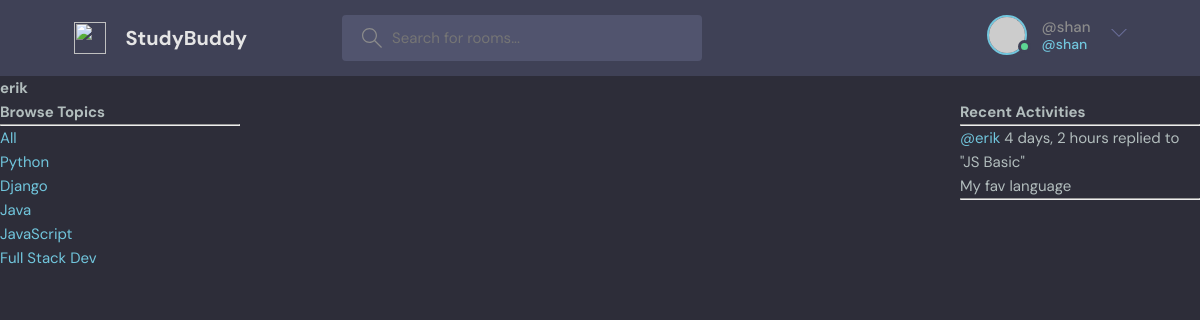
Screenshot of /profile/4/ (signed in) with the database file from the repository.
### base/models.py (models this page shows, shortened)
class Topic(models.Model):
    name = models.CharField(max_length=200)

class Message(models.Model):
    user = models.ForeignKey(User, on_delete=models.CASCADE)
    room = models.ForeignKey(Room, on_delete=models.CASCADE)
    body = models.TextField()
    updated = models.DateTimeField(auto_now=True)
    created = models.DateTimeField(auto_now_add=True)
    class Meta:
        ordering = ['-updated','-created']

class Room(models.Model):
    host = models.ForeignKey(User, on_delete=models.SET_NULL, null=True)
    topic = models.ForeignKey(Topic, on_delete=models.SET_NULL, null=True)
    name = models.CharField(max_length=200)
    description = models.TextField(null=True, blank=True)
    participants = models.ManyToManyField(User, related_name='participants', blank=True)
    updated = models.DateTimeField(auto_now=True)
    created = models.DateTimeField(auto_now_add=True)
    class Meta:
        ordering = ['-updated','-created']

### base/views.py (the view)
# urls.py: path('profile/<str:pk>/', views.userProfile, name="user-profile"),
def userProfile(request, pk):
    user = User.objects.get(id=pk)
    rooms = user.room_set.all()
    room_messages = user.message_set.all()
    topics = Topic.objects.all()
    context = {'user':user, 'rooms':rooms, 'room_messages':room_messages, 'topics':topics}
    return render(request, 'base/profile.html', context)

### base/templates/base/profile.html (shortened to what this page needs)
{% extends 'main.html' %}
{% block content %}
<h1> {{ user.username }} </h1>
<div class="profile-container">
    <div>
        <div>
            {% include 'base/topics_component.html' %}
        </div>
        <div>
        </div>
        <div>
            {% include 'base/activity_component.html' %}
        </div>
    </div>
{% endblock content %}

### templates/navbar.html (shortened to what this page needs)
<header class="header header--loggedIn">
    <div class="container">
      <a href="{% url 'home' %}" class="header__logo">
        <img src="assets/logo.svg" />
        <h1>StudyBuddy</h1>
      </a>
      <form class="header__search" method="GET" action="{% url 'home' %}">
        <label>
          <input name="q" placeholder="Search for rooms..." />
        </label>
      </form>
      <nav class="header__menu">
        {% if request.user.is_authenticated %}
        <div class="header__user">
          <a href="profile.html">
            <div class="avatar avatar--medium active">
              <img src="https://randomuser.me/api/portraits/men/37.jpg" />
            </div>
            <p> @{{request.user.username}} <span>@{{request.user.username}}</span></p>
          </a>
          <button class="dropdown-button">
            <svg version="1.1" xmlns="http://www.w3.org/2000/svg" width="32" height="32" viewBox="0 0 32 32">
              <title>chevron-down</title>
              <path d="M16 21l-13-13h-3l16 16 16-16h-3l-13 13z"></path>
            </svg>
          </button>
        </div>
        {% else %}
        <a href="{% url 'login' %}">
          <img src="./assets/avatar.svg" />
          <p>Login</p>
        </a>
            {% endif %}
      </nav>
    </div>
</header>

### base/templates/base/topics_component.html
<h3> Browse Topics </h3>
<hr>
<div>
    <a href="{% url 'home' %}">All</a>
</div>
    {% for topic in topics %}
        <div>
            <a href="{% url 'home' %}?q={{topic.name}}">{{topic.name}}</a>
        </div>
    {% endfor %}
</div>

### base/templates/base/activity_component.html (shortened to what this page needs)
<h3> Recent Activities </h3>
<hr>
{% for message in room_messages %}
    <div>
        <small> <a href="{% url 'user-profile' message.user.id %}"> @{{message.user}} </a> {{message.created|timesince}} </small>
        <small> replied to "{{message.room.name}}" </small>
        <p> {{message.body}} </p>
        <hr>
    </div>
{% endfor %}

### static/styles/style.css (style rules this page uses)
:root { --color-main: #71c6dd; --color-main-light: #e1f6fb; --color-dark: #3f4156; --color-dark-medium: #51546e; --color-dark-light: #696d97; --color-light: #e5e5e5; --color-gray: #8b8b8b; --color-light-gray: #b2bdbd; --color-bg: #2d2d39; --color-success: #5dd693; --color-error: #fc4b0b; }
* { font-family: "DM Sans", -apple-system, BlinkMacSystemFont, "Segoe UI", Roboto, Oxygen, Ubuntu, Cantarell, "Open Sans", "Helvetica Neue", sans-serif; margin: 0; padding: 0; box-sizing: border-box; text-rendering: optimizeLegibility; font-size: inherit; }
html { font-size: 56.25%; }
@media only screen and (min-width: 1200px) { html { font-size: 62.5%; } }
body { line-height: 1.6; font-weight: 400; font-size: 1.5rem; color: var(--color-light-gray); background-color: var(--color-bg); min-height: 100vh; }
img { width: 100%; }
a { display: inline-block; color: var(--color-main); text-decoration: none; }
.container { max-width: 120rem; width: 90%; margin: auto; }
.avatar { position: relative; display: inline-block; border-radius: 50%; border: 2px solid var(--color-main); }
.avatar img { display: block; border-radius: 50%; object-fit: cover; object-position: center; }
.avatar::after { content: ""; display: block; position: absolute; background-color: var(--color-gray); z-index: 111; border-radius: 50%; border: 0.3rem solid var(--color-dark); }
.avatar.active::after { background-color: var(--color-success); }
.avatar.avatar--medium img { width: 3.6rem; height: 3.6rem; border-radius: 50%; }
.avatar.avatar--medium:after { width: 0.7rem; height: 0.7rem; bottom: 0px; right: -6px; }
.header { padding: 1.5rem; background-color: var(--color-dark); }
.header > .container { display: flex; gap: 9.5rem; }
.header__logo, .header__user { display: flex; gap: 2rem; align-items: center; }
.header__logo > img { height: 3.2rem; width: 3.2rem; }
.header__logo > h1 { font-weight: 700; font-size: 2rem; color: var(--color-light); }
.header__search > label { background-color: var(--color-dark-medium); padding: 1.3rem 1rem; display: flex; align-items: center; gap: 1rem; border-radius: 4px; }
.header__search svg { fill: var(--color-gray); width: 2rem; height: 2rem; margin-left: 1rem; }
.header__search input { width: 30rem; background: transparent; border: none; outline: none; color: var(--color-light); }
.header__menu { margin-left: auto; position: relative; }
.header__menu a { display: flex; gap: 1.5rem; align-items: center; font-weight: 500; text-decoration: none; color: var(--color-gray); }
.header__menu img { height: 3.6rem; }
.header__menu p { line-height: 1.2; }
.header__menu span { color: var(--color-main); font-weight: 500; font-size: 1.4rem; display: block; }
.header__menu svg { width: 1.6rem; height: 1.6rem; fill: var(--color-dark-light); }
.dropdown-button { background: transparent; border: 0; outline: 0; cursor: pointer; }

### base/templates/base/profile.html (style rules this page uses)
.profile-container { display: grid; grid-template-columns: 1fr 3fr 1fr; }

### rows the page displays
Topic: name "Python"
Topic: name "Django"
Topic: name "Java"
Topic: name "JavaScript"
Topic: name "Full Stack Dev"
Message: user "erik", created "4 days, 2 hours", room.name "JS Basic", body "My fav language"

### other values shown
{{ request.user.username }} "shan"
{{ user.username }} "erik"
